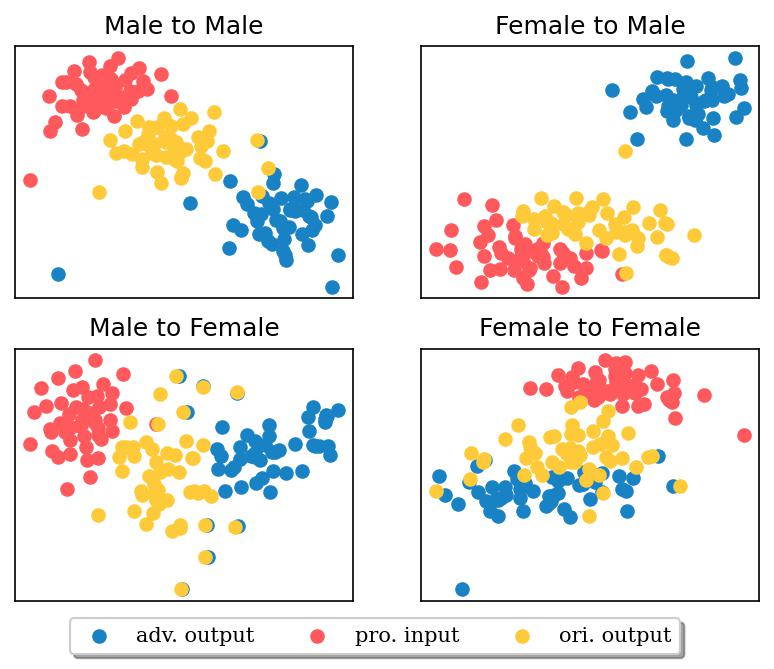

Recreate this plot in Python.
import numpy as np 
from sklearn.manifold import TSNE
from tqdm import tqdm 
from pathlib import Path
import pickle 
import matplotlib.pyplot as plt
from speechbrain.pretrained import EncoderClassifier
import os
import torchaudio
from tqdm import tqdm

def emb(path, emb_model):
    signal, fs =torchaudio.load(path)
    emb = emb_model.encode_batch(signal)
    return emb

root = "/mnt/sda/jinyu/attack_vc/exps/0217_blackbox512/result_tsne"
emb_model = EncoderClassifier.from_hparams(source="speechbrain/spkrec-ecapa-voxceleb")

fig, ax = plt.subplots(2,2, dpi=150)
dic = {"m_m": [0,0], "f_m" : [0,1], "m_f": [1,0], "f_f":[1,1]}
dic_2 = {"m_m": "Male to Male", "f_m" : "Female to Male", "m_f": "Male to Female", "f_f":"Female to Female"}
plt.rcParams["font.family"] = "serif"
for key in dic.keys():
    X = []
    Y = []
    for i in tqdm(range(50)):
        dir = os.path.join(f"{root}_{key}", str(i))
        X.append(emb(os.path.join(dir, "adv_input.wav"),emb_model).squeeze().numpy())
        Y.append(0)
        X.append(emb(os.path.join(dir, "after.wav"),emb_model).squeeze().numpy())
        Y.append(1)
        X.append(emb(os.path.join(dir, "ori_input.wav"),emb_model).squeeze().numpy())
        Y.append(2)
        X.append(emb(os.path.join(dir, "before.wav"),emb_model).squeeze().numpy())
        Y.append(3)
        X.append(emb(os.path.join(dir, "adv_spk.wav"),emb_model).squeeze().numpy())
        Y.append(4)

    X = np.array(X)
    Y = np.array(Y)
    D = {0:"adv. input", 1: "adv. output", 2: "pro. input", 3: "ori. output", 4: "target speaker"}

    tsne = TSNE(n_components=2, random_state=42)
    X_tsne = tsne.fit_transform(X)
    colors = plt.cm.rainbow(np.linspace(0, 1, 5))
    Y_color = [ "#ffd670", "#1982c4", "#ff595e", "#ffca3a","#ffd670"]
    label = [D[i] for i in Y]
    z0, z1 = dic[key]
    for i in range(1,4):
        idx = np.where(Y == i)
        ax[z0,z1].scatter(x = X_tsne[idx,0], y =X_tsne[idx,1], c = Y_color[i], label = label[i])
    ax[z0,z1].set_title(dic_2[key])
    ax[z0,z1].get_xaxis().set_visible(False)
    ax[z0,z1].get_yaxis().set_visible(False)
    # ax[z0,z1].legend(loc='upper center')
lines = [] 
labels = [] 
for ax_ in fig.axes: 
    Line, Label = ax_.get_legend_handles_labels() 
    # print(Label) 
    lines.extend(Line) 
    labels.extend(Label) 
# fig.legend(lines[:3], labels[:3], loc='lower center') 
fig.legend(lines[:3], labels[:3],loc='upper center', bbox_to_anchor=(0.5, 0.1),
          fancybox=True, shadow=True, ncol=3)
plt.savefig("tsne.jpg", bbox_inches="tight")



